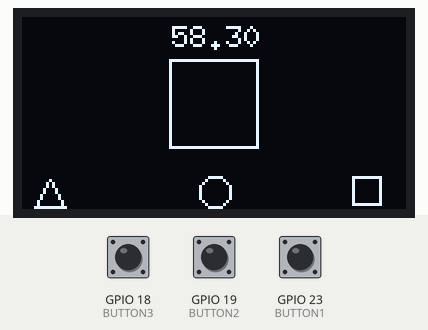
Bench run of a sketch on a simulated ESP32. On the bench: 128×64 one-colour display. Inputs (shaded band) come from the test bench; at power-on: GPIO 18 (BUTTON3) HIGH, GPIO 23 (BUTTON1) HIGH, GPIO 19 (BUTTON2) HIGH. Random numbers use the default seed unless the sketch sets one.

Above: at 4.85 s.
4.9 s: GPIO 18 (BUTTON3) pulled LOW for 0.15 s
At 5.06 s:
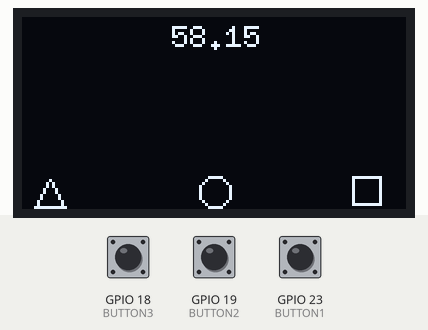
5.6 s: GPIO 23 (BUTTON1) pulled LOW for 0.15 s
At 5.71 s:
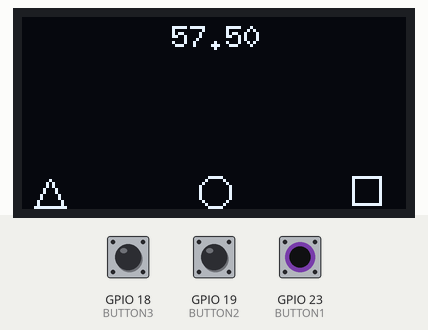
6.3 s: GPIO 23 (BUTTON1) pulled LOW for 1 s
At 6.44 s:
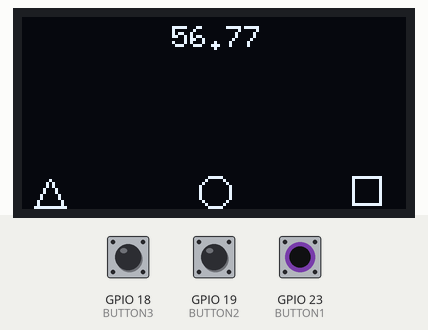
7.9 s: GPIO 18 (BUTTON3) pulled LOW for 1 s
At 8.01 s:
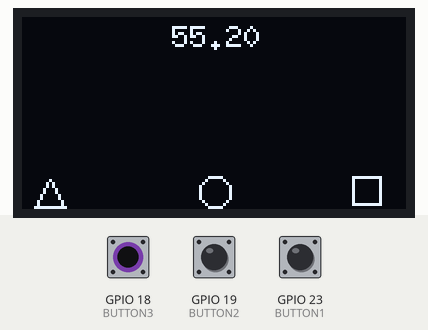

The sketch:

PressCorrectButton.ino
```cpp
#include <Wire.h>
#include <U8g2lib.h>
#include <freertos/FreeRTOS.h>
#include <freertos/task.h>
#include <freertos/semphr.h>
#include "esp_task_wdt.h"
#include "soc/soc.h"
#include "soc/rtc_cntl_reg.h"

#define BUTTON1 23
#define BUTTON2 19
#define BUTTON3 18

#define SHAPE_TRIANGLE 0
#define SHAPE_CIRCLE   1
#define SHAPE_SQUARE   2

U8G2_SSD1306_128X64_NONAME_F_HW_I2C display(U8G2_R0, U8X8_PIN_NONE);

SemaphoreHandle_t i2cMutex;
SemaphoreHandle_t newShapeSemaphore;
SemaphoreHandle_t gameOverSemaphore;

volatile int      currentShape = SHAPE_TRIANGLE;
volatile int      score        = 0;
volatile bool     gameRunning  = false;
volatile uint32_t gameStartMs  = 0;

void drawBottomIcons() {
  display.drawLine(4,  63, 14, 63);
  display.drawLine(4,  63,  9, 54);
  display.drawLine(14, 63,  9, 54);
  display.drawCircle(64, 58, 5);
  display.drawFrame(110, 53, 10, 10);
}

void drawBigShape(int shape) {
  switch (shape) {
    case SHAPE_TRIANGLE:
      display.drawLine(49, 44, 79, 44);
      display.drawLine(49, 44, 64, 14);
      display.drawLine(79, 44, 64, 14);
      break;
    case SHAPE_CIRCLE:
      display.drawCircle(64, 29, 15);
      break;
    case SHAPE_SQUARE:
      display.drawFrame(49, 14, 30, 30);
      break;
  }
}

uint32_t calcRemaining(uint32_t elapsedMs) {
  return (elapsedMs < 60000) ? (60000 - elapsedMs) : 0;
}

void drawTimer(uint32_t elapsedMs) {
  uint32_t remaining = calcRemaining(elapsedMs);
  uint32_t secs      = remaining / 1000;
  uint32_t centis    = (remaining % 1000) / 10;
  char timerBuf[8];
  sprintf(timerBuf, "%02lu.%02lu", (unsigned long)secs, (unsigned long)centis);
  display.setFont(u8g2_font_6x10_tr);
  display.drawStr(50, 10, timerBuf);
}

void drawGameScreen(int shape, uint32_t elapsedMs) {
  xSemaphoreTake(i2cMutex, portMAX_DELAY);
  display.clearBuffer();
  drawTimer(elapsedMs);
  drawBigShape(shape);
  drawBottomIcons();
  display.sendBuffer();
  xSemaphoreGive(i2cMutex);
}

void drawBlankScreen(uint32_t elapsedMs) {
  xSemaphoreTake(i2cMutex, portMAX_DELAY);
  display.clearBuffer();
  drawTimer(elapsedMs);
  drawBottomIcons();
  display.sendBuffer();
  xSemaphoreGive(i2cMutex);
}

volatile uint32_t lastBtn1 = 0;
volatile uint32_t lastBtn2 = 0;
volatile uint32_t lastBtn3 = 0;

void IRAM_ATTR onBtn1() {
  uint32_t now = millis();
  if (now - lastBtn1 < 150) return;
  lastBtn1 = now;
  if (!gameRunning) return;
  if (currentShape == SHAPE_TRIANGLE) {
    score++;
    BaseType_t w = pdFALSE;
    xSemaphoreGiveFromISR(newShapeSemaphore, &w);
    portYIELD_FROM_ISR(w);
  } else {
    if (score > 0) score--;
  }
}

void IRAM_ATTR onBtn2() {
  uint32_t now = millis();
  if (now - lastBtn2 < 150) return;
  lastBtn2 = now;
  if (!gameRunning) return;
  if (currentShape == SHAPE_CIRCLE) {
    score++;
    BaseType_t w = pdFALSE;
    xSemaphoreGiveFromISR(newShapeSemaphore, &w);
    portYIELD_FROM_ISR(w);
  } else {
    if (score > 0) score--;
  }
}

void IRAM_ATTR onBtn3() {
  uint32_t now = millis();
  if (now - lastBtn3 < 150) return;
  lastBtn3 = now;
  if (!gameRunning) return;
  if (currentShape == SHAPE_SQUARE) {
    score++;
    BaseType_t w = pdFALSE;
    xSemaphoreGiveFromISR(newShapeSemaphore, &w);
    portYIELD_FROM_ISR(w);
  } else {
    if (score > 0) score--;
  }
}

void gameTask(void *pvParameters) {
  esp_task_wdt_delete(NULL);
  srand(esp_random());

  for (int cd = 3; cd >= 0; cd--) {
    xSemaphoreTake(i2cMutex, portMAX_DELAY);
    display.clearBuffer();
    display.setFont(u8g2_font_ncenB14_tr);
    display.drawStr(26, 28, "Ready?");
    if (cd > 0) {
      char buf[2];
      sprintf(buf, "%d", cd);
      display.drawStr(58, 52, buf);
    }
    drawBottomIcons();
    display.sendBuffer();
    xSemaphoreGive(i2cMutex);
    if (cd > 0) vTaskDelay(pdMS_TO_TICKS(1000));
  }

  xSemaphoreTake(newShapeSemaphore, 0);

  currentShape = rand() % 3;
  score        = 0;
  gameRunning  = true;
  gameStartMs  = millis();

  drawGameScreen(currentShape, 0);

  while (true) {
    uint32_t elapsed = millis() - gameStartMs;
    if (elapsed >= 60000) {
      gameRunning = false;
      xSemaphoreGive(gameOverSemaphore);
      break;
    }

    if (xSemaphoreTake(newShapeSemaphore, 0) == pdTRUE) {
      drawBlankScreen(millis() - gameStartMs);
      vTaskDelay(pdMS_TO_TICKS(100));
      currentShape = rand() % 3;
      xSemaphoreTake(newShapeSemaphore, 0);
    }

    drawGameScreen(currentShape, millis() - gameStartMs);
    vTaskDelay(pdMS_TO_TICKS(50));
  }

  vTaskDelete(NULL);
}

void displayTask(void *pvParameters) {
  xSemaphoreTake(gameOverSemaphore, portMAX_DELAY);

  char line1[24];
  sprintf(line1, "You got %d points!", score);

  xSemaphoreTake(i2cMutex, portMAX_DELAY);
  display.clearBuffer();
  display.setFont(u8g2_font_6x10_tr);
  display.drawStr(5, 18, "Congratulations!");
  display.drawStr(5, 32, line1);
  display.drawStr(5, 50, "Reset to try again");
  display.sendBuffer();
  xSemaphoreGive(i2cMutex);

  vTaskDelete(NULL);
}

void setup() {
  WRITE_PERI_REG(RTC_CNTL_BROWN_OUT_REG, 0);

  pinMode(BUTTON1, INPUT_PULLUP);
  pinMode(BUTTON2, INPUT_PULLUP);
  pinMode(BUTTON3, INPUT_PULLUP);
  attachInterrupt(digitalPinToInterrupt(BUTTON1), onBtn1, FALLING);
  attachInterrupt(digitalPinToInterrupt(BUTTON2), onBtn2, FALLING);
  attachInterrupt(digitalPinToInterrupt(BUTTON3), onBtn3, FALLING);

  Wire.begin();
  Wire.setClock(100000);

  display.begin();

  i2cMutex          = xSemaphoreCreateMutex();
  newShapeSemaphore = xSemaphoreCreateBinary();
  gameOverSemaphore = xSemaphoreCreateBinary();

  xTaskCreate(gameTask,    "Game",    8192, NULL, 2, NULL);
  xTaskCreate(displayTask, "Display", 8192, NULL, 1, NULL);
}

void loop() {}
```
